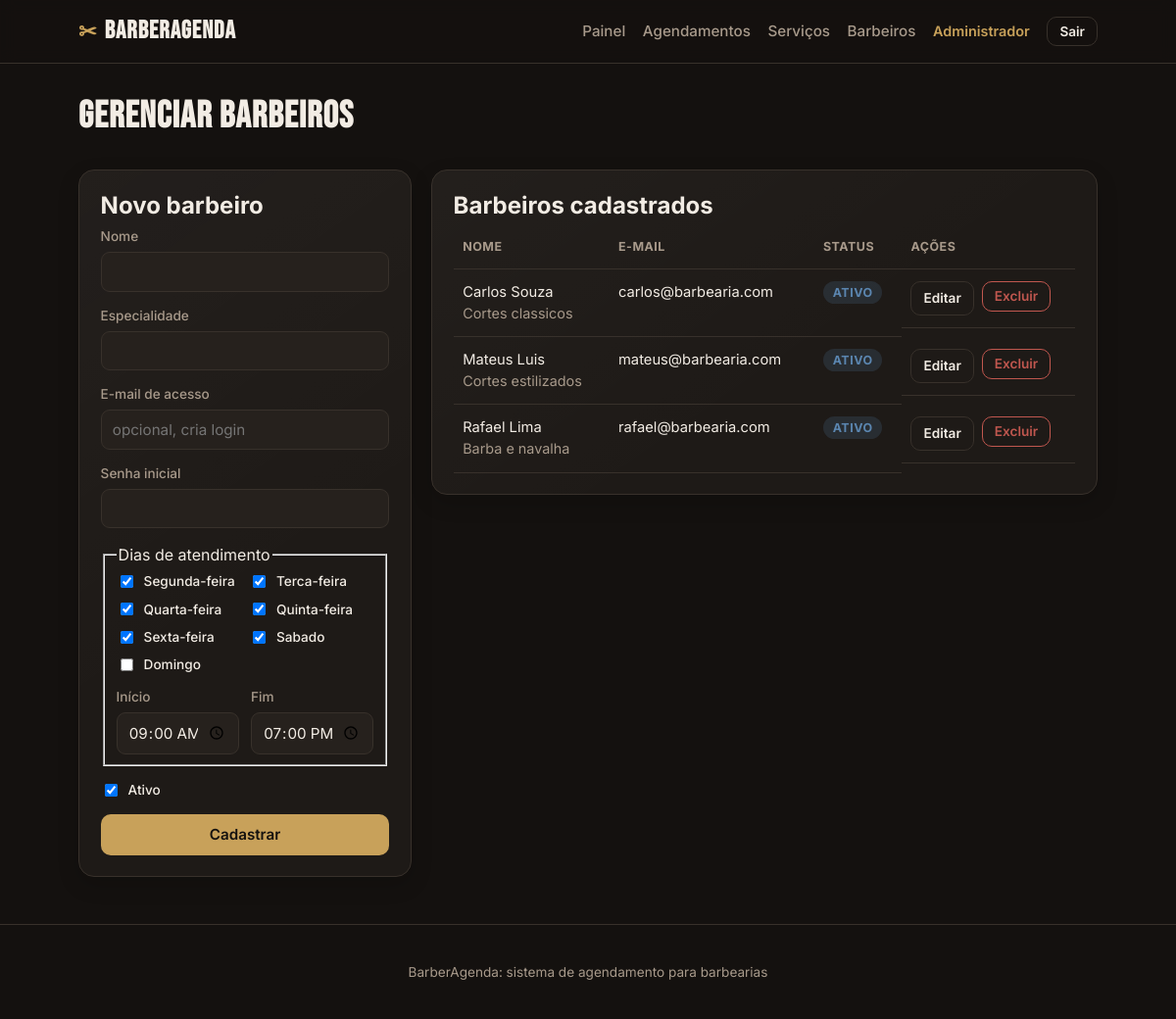
Screenshot of /admin/barbeiros (signed in) with the database file from the repository.
### tables this page shows
CREATE TABLE usuarios (
            id INTEGER PRIMARY KEY AUTOINCREMENT,
            nome TEXT NOT NULL,
            email TEXT NOT NULL UNIQUE,
            senha TEXT NOT NULL,
            papel TEXT NOT NULL CHECK (papel IN ('admin', 'barbeiro', 'cliente')),
            telefone TEXT
        , google_sub TEXT);

CREATE TABLE barbeiros (
            id INTEGER PRIMARY KEY AUTOINCREMENT,
            usuario_id INTEGER UNIQUE,
            nome TEXT NOT NULL,
            especialidade TEXT,
            ativo INTEGER NOT NULL DEFAULT 1,
            FOREIGN KEY (usuario_id) REFERENCES usuarios(id) ON DELETE SET NULL
        );

### app.py (the view)
@app.route("/admin/barbeiros")
@login_obrigatorio("admin")
def admin_barbeiros():
    conn = get_db()
    barbeiros = conn.execute(
        """SELECT b.*, u.email FROM barbeiros b
           LEFT JOIN usuarios u ON u.id = b.usuario_id
           ORDER BY b.nome"""
    ).fetchall()
    conn.close()
    barbeiros = [
        {
            **dict(barbeiro),
            "disponibilidade": obter_disponibilidade_semana(barbeiro["id"]),
        }
        for barbeiro in barbeiros
    ]
    return render_template(
        "admin_barbeiros.html",
        barbeiros=barbeiros,
        dias_semana=DIAS_SEMANA,
    )

### app.py (called while the page is built)
def usuario_atual():
    uid = session.get("usuario_id")
    if not uid:
        return None
    conn = get_db()
    u = conn.execute("SELECT * FROM usuarios WHERE id=?", (uid,)).fetchone()
    conn.close()
    return u

def login_obrigatorio(*papeis):
    def decorator(f):
        @wraps(f)
        def wrapper(*args, **kwargs):
            u = usuario_atual()
            if not u:
                flash("Faca login para continuar.", "erro")
                return redirect(url_for("login"))
            if papeis and u["papel"] not in papeis:
                abort(403)
            return f(*args, **kwargs)
        return wrapper
    return decorator

@app.context_processor
def injeta_usuario():
    return {"usuario": usuario_atual()}

### db.py (called while the page is built)
def get_db():
    conn = sqlite3.connect(DB_PATH)
    conn.row_factory = sqlite3.Row
    conn.execute("PRAGMA foreign_keys = ON")
    return conn

def obter_disponibilidade_semana(barbeiro_id):
    conn = get_db()
    disponibilidade = conn.execute(
        """SELECT dia_semana, hora_inicio, hora_fim
           FROM disponibilidade_barbeiros
           WHERE barbeiro_id=?
           ORDER BY dia_semana""",
        (barbeiro_id,),
    ).fetchall()
    conn.close()
    return disponibilidade

### templates/admin_barbeiros.html (shortened to what this page needs)
{% extends "base.html" %}
{% block content %}
<div class="page-head"><h1>Gerenciar barbeiros</h1></div>
<div class="cols">
    <div class="card">
        <h2>Novo barbeiro</h2>
        <form method="post" action="{{ url_for('admin_barbeiro_salvar') }}" class="form">
            <label>Nome <input type="text" name="nome" required></label>
            <label>Especialidade <input type="text" name="especialidade"></label>
            <label>E-mail de acesso <input type="email" name="email" placeholder="opcional, cria login"></label>
            <label>Senha inicial <input type="password" name="senha" minlength="12" maxlength="128" autocomplete="new-password"></label>
            <fieldset class="availability-fields">
                <legend>Dias de atendimento</legend>
                <div class="days-grid">
                    {% for dia, nome in dias_semana %}
                    <label class="check"><input type="checkbox" name="dias" value="{{ dia }}" {% if dia < 6 %}checked{% endif %}> {{ nome }}</label>
                    {% endfor %}
                </div>
                <div class="time-range">
                    <label>Início <input type="time" name="hora_inicio" value="09:00" required></label>
                    <label>Fim <input type="time" name="hora_fim" value="19:00" required></label>
                </div>
            </fieldset>
            <label class="check"><input type="checkbox" name="ativo" checked> Ativo</label>
            <button type="submit" class="btn btn-primary btn-block">Cadastrar</button>
        </form>
    </div>
    <div class="card">
        <h2>Barbeiros cadastrados</h2>
        {% if barbeiros %}
        <div class="table-wrap">
            <table class="table">
                <thead><tr><th>Nome</th><th>E-mail</th><th>Status</th><th>Ações</th></tr></thead>
                <tbody>
                    {% for b in barbeiros %}
                    <tr>
                        <td>{{ b.nome }}{% if b.especialidade %}<br><span class="muted">{{ b.especialidade }}</span>{% endif %}</td>
                        <td>{{ b.email or '—' }}</td>
                        <td>{% if b.ativo %}<span class="status status-agendado">Ativo</span>{% else %}<span class="status status-cancelado">Inativo</span>{% endif %}</td>
                        <td class="acoes">
                            <details>
                                <summary class="btn btn-ghost btn-sm">Editar</summary>
                            </details>
                            <form method="post" action="{{ url_for('admin_barbeiro_excluir', bid=b.id) }}">
                                <button type="submit" class="btn btn-danger btn-sm">Excluir</button>
                            </form>
                        </td>
                    </tr>
                    {% endfor %}
                </tbody>
            </table>
        </div>
        {% else %}
        <p class="muted">Nenhum barbeiro cadastrado.</p>
        {% endif %}
    </div>
</div>
{% endblock %}

### templates/base.html (shortened to what this page needs)
<!DOCTYPE html>
<html lang="pt-BR">
<head>
    <link rel="stylesheet" href="{{ url_for('static', filename='style.css') }}">
</head>
<body>
    <header class="topbar">
        <div class="container topbar-inner">
            <a href="{{ url_for('index') }}" class="brand">
                <span class="brand-mark">✂</span>
                <span class="brand-name">BarberAgenda</span>
            </a>
            <nav class="nav">
                {% if usuario %}
                    {% if usuario.papel == 'cliente' %}
                        <a href="{{ url_for('cliente_barbeiros') }}" class="{% if request.endpoint == 'cliente_barbeiros' %}nav-active{% endif %}" {% if request.endpoint == 'cliente_barbeiros' %}aria-current="page"{% endif %}>Barbeiros</a>
                        <a href="{{ url_for('cliente_agendamentos') }}" class="{% if request.endpoint == 'cliente_agendamentos' %}nav-active{% endif %}" {% if request.endpoint == 'cliente_agendamentos' %}aria-current="page"{% endif %}>Meus agendamentos</a>
                    {% elif usuario.papel == 'barbeiro' %}
                        <a href="{{ url_for('barbeiro_agenda') }}" class="{% if request.endpoint == 'barbeiro_agenda' %}nav-active{% endif %}" {% if request.endpoint == 'barbeiro_agenda' %}aria-current="page"{% endif %}>Minha agenda</a>
                    {% elif usuario.papel == 'admin' %}
                        <a href="{{ url_for('admin_dashboard') }}" class="{% if request.endpoint == 'admin_dashboard' %}nav-active{% endif %}" {% if request.endpoint == 'admin_dashboard' %}aria-current="page"{% endif %}>Painel</a>
                        <a href="{{ url_for('admin_agendamentos') }}" class="" >Agendamentos</a>
                        <a href="{{ url_for('admin_servicos') }}" class="{% if request.endpoint == 'admin_servicos' %}nav-active{% endif %}" {% if request.endpoint == 'admin_servicos' %}aria-current="page"{% endif %}>Serviços</a>
                        <a href="{{ url_for('admin_barbeiros') }}" class="{% if request.endpoint == 'admin_barbeiros' %}nav-active{% endif %}" {% if request.endpoint == 'admin_barbeiros' %}aria-current="page"{% endif %}>Barbeiros</a>
                    {% endif %}
                    <span class="nav-user">{{ usuario.nome }}</span>
                    <form method="post" action="{{ url_for('logout') }}">
                        <button type="submit" class="btn btn-ghost btn-sm">Sair</button>
                    </form>
                {% else %}
                    <a href="{{ url_for('index') }}">Início</a>
                    <a href="{{ url_for('cadastro') }}">Criar conta</a>
                    <a href="{{ url_for('login') }}" class="btn btn-ghost btn-sm">Entrar</a>
                {% endif %}
            </nav>
        </div>
    </header>
    <main class="container main">
        {% block content %}{% endblock %}
    </main>
    <footer class="footer">
        <div class="container">
            <p>BarberAgenda: sistema de agendamento para barbearias</p>
        </div>
    </footer>
</body>
</html>

### rows the page displays
usuarios: nome "Administrador"
barbeiros: nome "Carlos Souza", especialidade "Cortes classicos", email "carlos@barbearia.com", ativo "ATIVO"
barbeiros: nome "Mateus Luis", especialidade "Cortes estilizados", email "mateus@barbearia.com", ativo "ATIVO"
barbeiros: nome "Rafael Lima", especialidade "Barba e navalha", email "rafael@barbearia.com", ativo "ATIVO"

### other values shown
{{ nome }} "Segunda-feira" "Terca-feira" "Quarta-feira" "Quinta-feira" "Sexta-feira" "Sabado" "Domingo"
